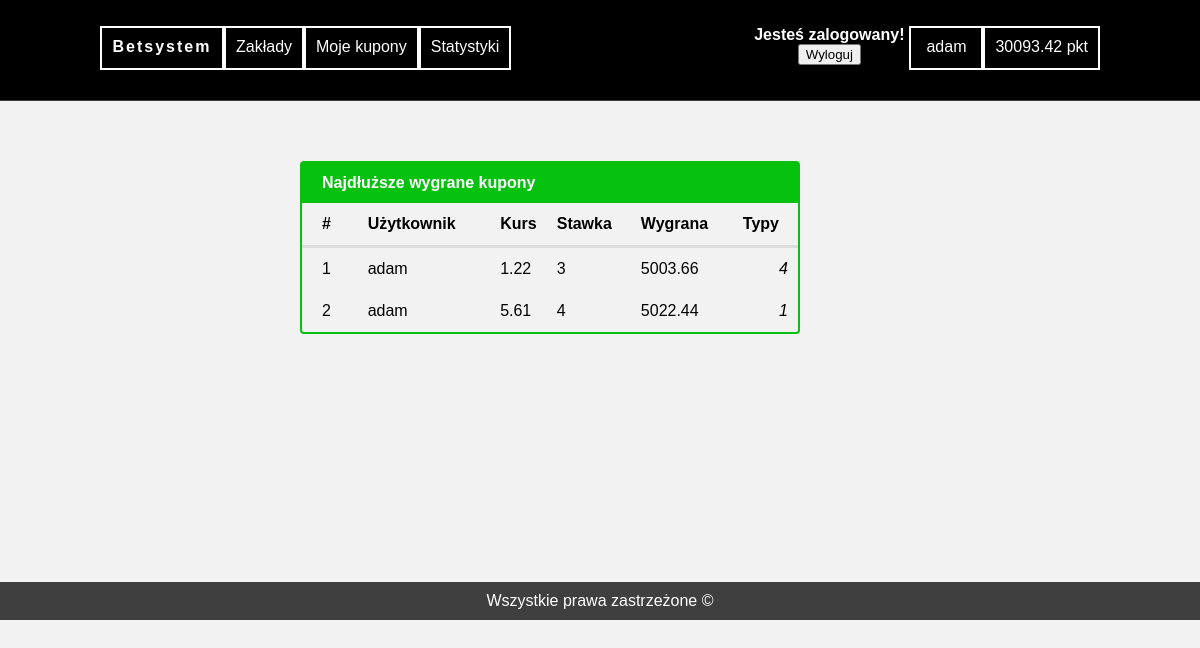
/najdluzsze_wygrane_kupony.php (signed in), run on the app's committed database.
### tables this page shows
CREATE TABLE `postawione_kupony` (
  `id_postawione_kupony` int(11) NOT NULL,
  `id_user` int(11) NOT NULL,
  `numer_kuponu` int(11) NOT NULL,
  `kurs` double NOT NULL,
  `stawka` double NOT NULL,
  `wygrana` double NOT NULL,
  `wynik` text NOT NULL,
  `data_dodania` date NOT NULL
);

CREATE TABLE `uzytkownicy` (
  `id` int(11) NOT NULL,
  `user` text NOT NULL,
  `pass` text NOT NULL,
  `email` text NOT NULL,
  `points` double NOT NULL,
  `perm` int(2) NOT NULL
);

### najdluzsze_wygrane_kupony.php (the view, shortened to what this page needs)
<!DOCTYPE html>
<html lang="pl">
<head>
	<link rel="stylesheet" type="text/css" href="style.css">
</head>
<body>
	<div class="wrapper">
		<div class="nav">
			<div id="menu-container">
				<div id="logo"><b>Betsystem</b></div>
				<ol>
    <li class="option">Zakłady
    </li>
    <li class="option">Moje kupony
    </li>
    <li class="option">Statystyki
    </li>
  </ol>
				<div class="right-menu"><?php echo $_SESSION['points'].' pkt'; ?></div>
				<div class="right-menu"><?php echo $_SESSION['user']; ?></div>
				<div id="log-in">
					<b>Jesteś zalogowany!</b>
					<form action="logout.php" method="post">
						<input type="submit" value="Wyloguj" >
					</form>
				</div>
			</div>
		</div>
		<div class="content">
		<table>
  <thead>
    <tr>
      <th colspan="6">Najdłuższe wygrane kupony</th>
    </tr>
    <tr>
      <th colspan="1">#</th>
      <th colspan="1">Użytkownik</th>
	  <th colspan="1">Kurs</th>
	  <th colspan="1">Stawka</th>
	  <th colspan="1">Wygrana</th>
		<th colspan="1">Typy</th>
    </tr>
  </thead>
<?php
			require_once "connect.php";
			$conn = @new mysqli($host, $db_user, $db_password, $db_name);
			mysqli_query($conn, "SET CHARSET utf8");
			mysqli_query($conn, "SET NAMES 'utf8' COLLATE 'utf8_polish_ci'");
			$query_ranking = $conn->query("SELECT wygrana, wynik, id_user, kurs, stawka, id, user, numer_kuponu FROM postawione_kupony, uzytkownicy WHERE wynik='W' AND postawione_kupony.id_user=uzytkownicy.id ");
			$rows = $query_ranking->num_rows;
					for ($i=0, $temp=1; $i < $rows ; $i++, $temp++) {
						$ranking = $query_ranking->fetch_assoc();
						$wygrana = $ranking['wygrana'];
						$kurs = $ranking['kurs'];
						$stawka = $ranking['stawka'];
						$user = $ranking['user'];
						$numer_kuponu = $ranking['numer_kuponu'];
						$query_liczba_typow = $conn->query("SELECT id_postawione_zaklady FROM postawione_zaklady WHERE numer_kuponu='$numer_kuponu'");
						$liczba_typow = $query_liczba_typow->num_rows;
echo<<<END
<tbody>
    <tr>
      <td>$temp</td>
      <td>$user</td>
      <td>$kurs</td>
      <td>$stawka</td>
		<td>$wygrana</td>
      <td>
        <i>$liczba_typow</i>
      </td>
    </tr>
  </tbody>
END;
}
?>
</table>
	<br/><br/><br/><br/><br/><br/><br/><br/><br/><br/><br/>
		</div>
		<div class="footer">Wszystkie prawa zastrzeżone &copy</div>
	</div>
</body>
</html>

### style.css (style rules this page uses)
body { background-color: #f2f2f2; color: #000000; margin: 0; font-family: Arial; }
.wrapper { width: 100%; }
.nav { width: 100%; padding: 10px 0; background-color: #000000; text-align: center; border-bottom: 1px solid #3f3f3f; height: 80px; color: #ffffff; }
.content { width: 700px; align: center; margin-left: 200px; margin-right: auto; text-align: justify; padding-top: 10px; float: left; }
.footer { text-align: center; background-color: #3f3f3f; padding: 10px; color: #ffffff; clear: both; }
#menu-container { width: 1000px; margin: auto; }
.option { float: left; min-width: 50px; height: 20px; padding: 10px; border: 2px solid white; }
#logo { float: left; min-width: 100px; height: 20px; padding: 10px; border: 2px solid white; letter-spacing: 2px; }
.right-menu { float: right; min-width: 50px; height: 20px; padding: 10px; border: 2px solid white; }
#log-in { float: right; min-width: 50px; height: 35px; padding-right: 5px; }
ol > li { float: left; min-width: 50px; height: 20px; padding: 10px; border: 2px solid white; list-style: none; }
ol > li:first-child { margin-left:0; }

### najdluzsze_wygrane_kupony.php (style rules this page uses)
table { text-align: left; line-height: 40px; border-collapse: separate; border-spacing: 0; border: 2px solid #06C20F; width: 500px; margin: 50px auto; border-radius: .25rem; }
thead tr:first-child { background: #06C20F; color: #fff; border: none; }
th:first-child, td:first-child { padding: 0 15px 0 20px; }
thead tr:last-child th { border-bottom: 3px solid #ddd; }
tbody tr:last-child td { border: none; }
tbody td { border-bottom: 1px solid #ddd; }
td:last-child { text-align: right; padding-right: 10px; }

### data on the page
postawione_kupony: id_user.user "adam", kurs "1.22", stawka "3", wygrana "5003.66", liczba_typow "4"
postawione_kupony: id_user.user "adam", kurs "5.61", stawka "4", wygrana "5022.44", liczba_typow "1"

### other printed values
$_SESSION['points'] "30093.42"
$_SESSION['user'] "adam"
